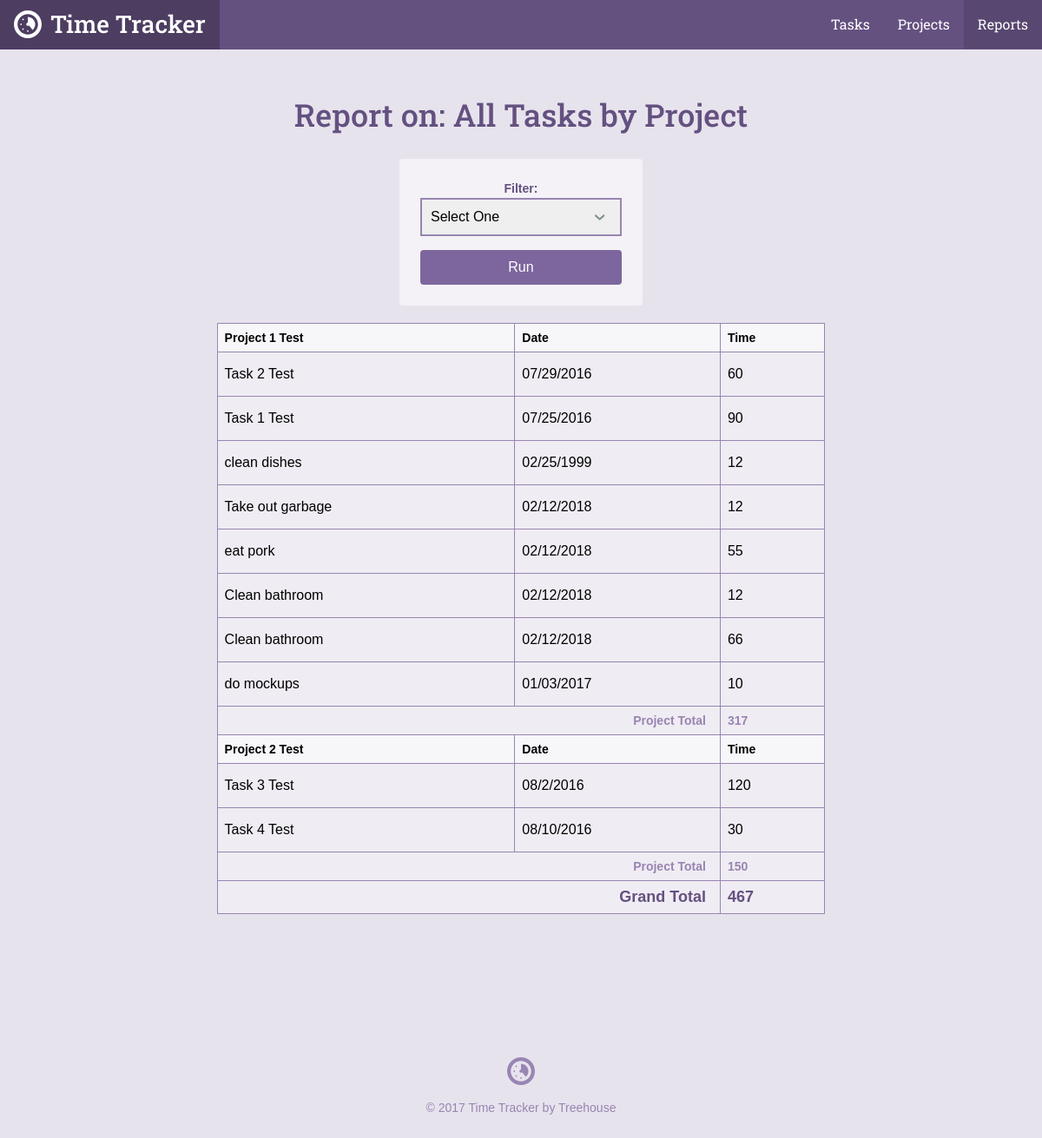
The app's page /reports.php with its own data.
### tables this page shows
CREATE TABLE `tasks` (
	`task_id`	INTEGER PRIMARY KEY AUTOINCREMENT,
	`project_id`	INTEGER,
	`title`	TEXT,
	`date`	INTEGER NOT NULL,
	`time`	TEXT NOT NULL
);

CREATE TABLE `projects` (
	`project_id`	INTEGER PRIMARY KEY AUTOINCREMENT,
	`title`	TEXT NOT NULL,
	`category`	TEXT NOT NULL
);

### inc/functions.php (called while the page is built, shortened)
<?php
function get_task_list($filter = null){
	include 'connection.php';
	$sql = "SELECT tasks.*,projects.title AS project FROM tasks INNER JOIN projects ON projects.project_id = tasks.project_id";
	$where = '';
	$orderBy = ' ORDER BY date DESC';
	if($filter){
		$orderBy = ' ORDER BY projects.title ASC, date DESC';
	}
	try{
		$results = $db->prepare($sql . $where . $orderBy);
		$results->execute();
	}catch(Exception $e){
		echo "Error: " . $e->getMessage() . "</br>";
		return array();
	}
	return $results->fetchAll(PDO::FETCH_ASSOC);
}

### reports.php (the view, shortened to what this page needs)
<?php
require 'inc/functions.php';
$page = "reports";
$filter = 'all';
include 'inc/header.php';
?>
<div class="col-container page-container">
    <div class="col col-70-md col-60-lg col-center">
        <div class="col-container">
            <h1 class='actions-header'>Report on:
            <?php
            if(!is_array($filter)){
                echo "All Tasks by Project";
            }
            ?>
            </h1>
            <form class="form-container form-report" action="reports.php" method="get">
            <label for="filter">Filter: </label>
            <select id="filter" name="filter">
                <option value="">Select One</option>
            </select>
            <input class="button" type="submit" value="Run"/>
            </form>
        </div>
        <div class="section page">
            <div class="wrapper">
                <table>
                <?php
               $total = $project_id = $project_total =  0;
                $tasks = get_task_list($filter);
                   foreach(get_task_list($filter) as $item){
                       if($project_id != $item['project_id']){
                            $project_id = $item['project_id'];
                            echo "<thead> \n";
                            echo "<tr> \n";
                            echo "<th> " . $item['project'] . " </th> \n";
                            echo "<th> Date </th> \n";
                            echo "<th> Time </th> \n";
                            echo "</tr> \n";
                            echo "</thead> \n";
                       }
                        $project_total += $item['time'];
                        $total += $item['time'];
                        echo "<tr>\n";
                        echo '<td>' . $item['title'] . "</td>\n";
                        echo '<td>' . $item['date'] . "</td>\n";
                        echo '<td>' . $item['time'] . "</td>\n";
                        if(next($tasks)['project_id'] != $item['project_id']){
                                echo "<tr> \n";
                                echo "<th class='project-total-label' colspan='2'>Project Total </th>";
                                echo "<th class='project-total-number'> $project_total </th> \n";
                                echo "</tr> \n";
                                $project_total = 0;
                        }
                        echo "</tr>\n";
                    }
                ?>
                    <tr>
                        <th class='grand-total-label' colspan='2'>Grand Total</th>
                        <th class='grand-total-number'><?php echo $total; ?></th>
                    </tr>
                </table>
            </div>
        </div>
    </div>
</div>
<?php include "inc/footer.php"; ?>

### inc/header.php (shortened to what this page needs)
<html>
<head>
	<link rel="stylesheet" href="css/style.css" type="text/css">
</head>
<body>
	<header class="header">
    <div class="col-container">
  		<h1>
        <a class="logo" href="./">
          <svg viewbox="0 0 64 64" class="logo-icon"><use xlink:href="#logo_icon"></use></svg>
          <span class="logo-name">Time Tracker</span>
        </a>
      </h1>
  		<ul class="nav">
        <li class="nav-item tasks<?php if ($page == "tasks") { echo " on"; } ?>"><a class="nav-link" href="task_list.php">Tasks</a></li>
        <li class="nav-item projects<?php if ($page == "projects") { echo " on"; } ?>"><a class="nav-link" href="project_list.php">Projects</a></li>
        <li class="nav-item reports<?php if ($page == "reports") { echo " on"; } ?>"><a class="nav-link" href="reports.php">Reports</a></li>
      </ul>
    </div>
  </header>
	<div id="content">

### inc/footer.php
</div>
	<footer class="footer">
    <div class="col-container">
      <svg viewbox="0 0 64 64" class="logo-icon"><use xlink:href="#logo_icon"></use></svg>
  		<p class="footer-copy">&copy; <?php echo date("Y"); ?> Time Tracker by Treehouse</p>
    </div>
	</footer>
</body>
</html>

### records on screen
tasks: project.title "Project 1 Test", title "Task 2 Test", date "07/29/2016", time "60"
tasks: title "Task 1 Test", date "07/25/2016", time "90"
tasks: title "clean dishes", date "02/25/1999", time "12"
tasks: title "Take out garbage", date "02/12/2018", time "12"
tasks: title "eat pork", date "02/12/2018", time "55"
tasks: title "Clean bathroom", date "02/12/2018", time "12"
tasks: title "Clean bathroom", date "02/12/2018", time "66"
tasks: title "do mockups", date "01/03/2017", time "10", project_total "317"
tasks: project.title "Project 2 Test", title "Task 3 Test", date "08/2/2016", time "120"
tasks: title "Task 4 Test", date "08/10/2016", time "30", project_total "150"

### other values on screen
$total "467"
